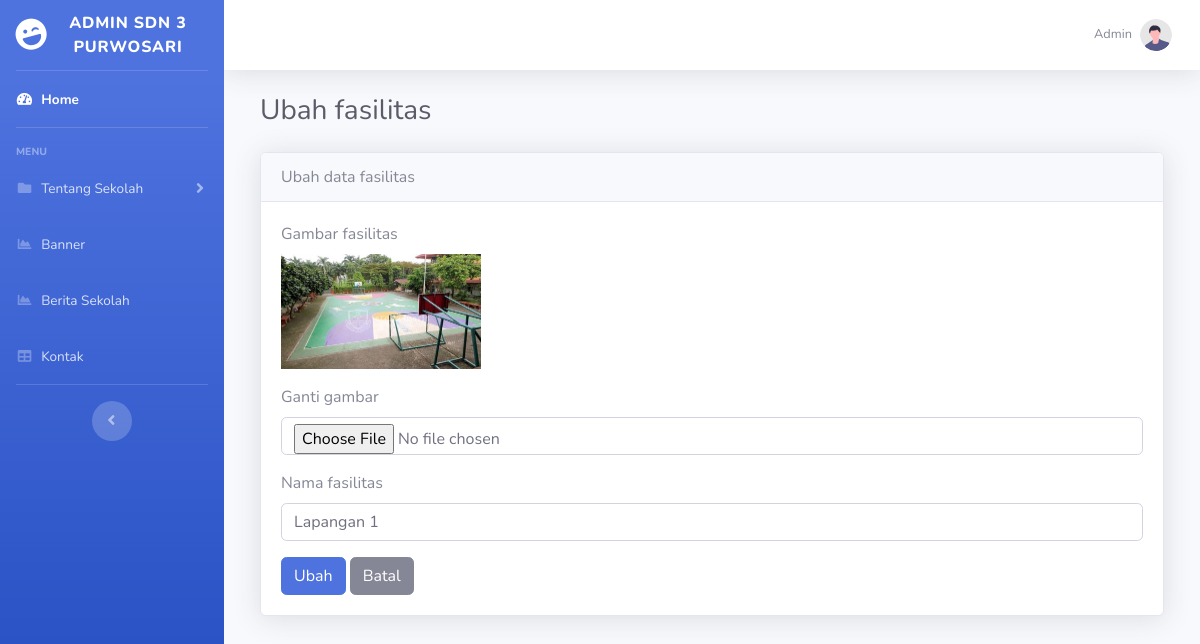
The app's page /admin/index.php?halaman=ubahfasilitas&id=1 (signed in) with its own data.
### tables this page shows
CREATE TABLE `fasilitas` (
  `id_fasilitas` int(100) NOT NULL,
  `nama_fasilitas` text NOT NULL,
  `gambar_fasilitas` varchar(255) NOT NULL
);

### admin/ubahfasilitas.php (the view, shortened to what this page needs)
<?php
$ambil = $koneksi->query("SELECT * FROM fasilitas WHERE id_fasilitas = '$_GET[id]'");
$pecah = $ambil->fetch_assoc();
?>
<head><title>Admin SDN 3 Purwosari - Ubah fasilitas</title></head>
<div class="container-fluid">
    <h1 class="h3 mb-2 text-gray-800">Ubah fasilitas</h1>
<div class="card shadow mb-4">
  <div class="card-header">Ubah data fasilitas</div>
<div class="card-body">
  <div>
<form action="" method="post" enctype="multipart/form-data">
      <div class="form-group">
        <label for="">Gambar fasilitas</label><br>
        <img src="../images/gambar_fasilitas/<?= $pecah['gambar_fasilitas']?>" width="200">
      </div>
      <div class="form-group">
        <label for="">Ganti gambar</label>
        <input type="file" name="gambar" class="form-control">
      </div>
      <div class="form-group">
        <label for="">Nama fasilitas</label>
        <input type="text" name="namafas" class="form-control" value="<?= $pecah['nama_fasilitas']; ?>">
      </div>
      <button name="ubah" class="btn btn-primary">Ubah</button>
      <a href="index.php?halaman=fasilitas" class="btn btn-secondary">Batal</a>
    </form>
  </div>
</div>
</div>
</div>

### records on screen
fasilitas: gambar_fasilitas (picture), namafas "Lapangan 1"
